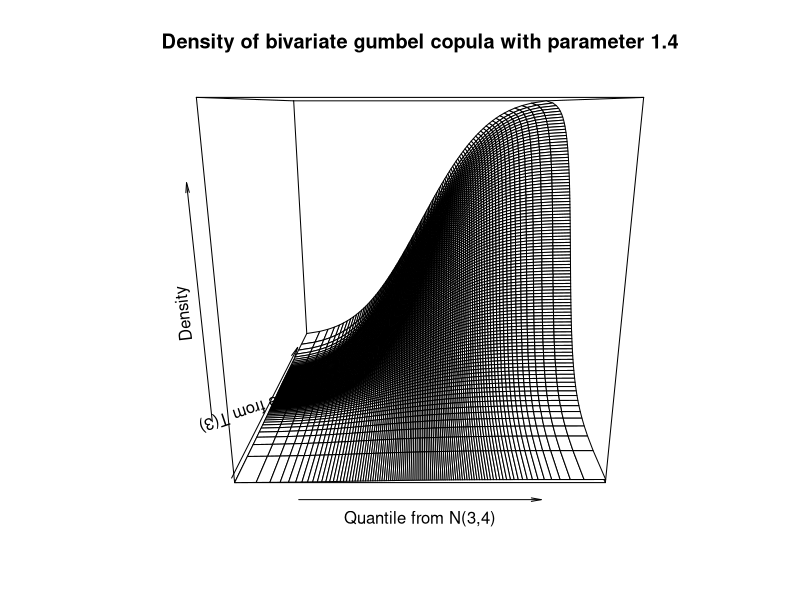
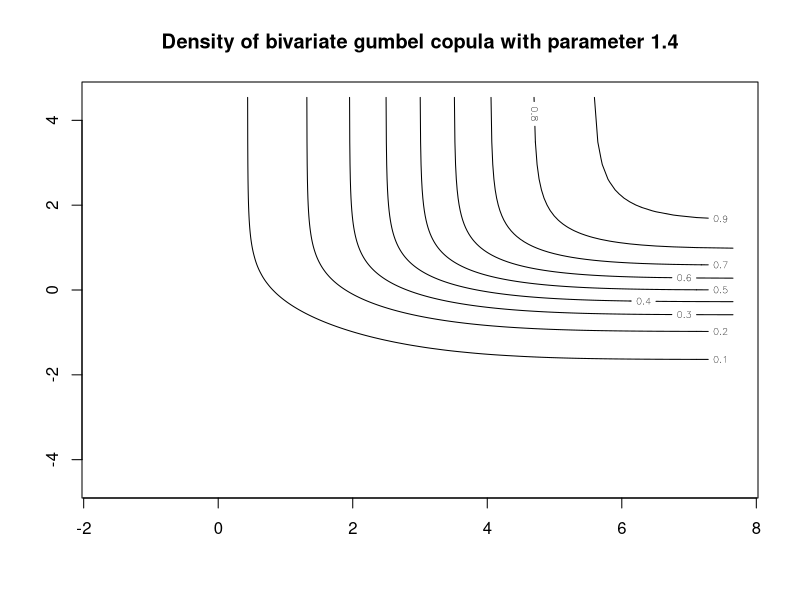
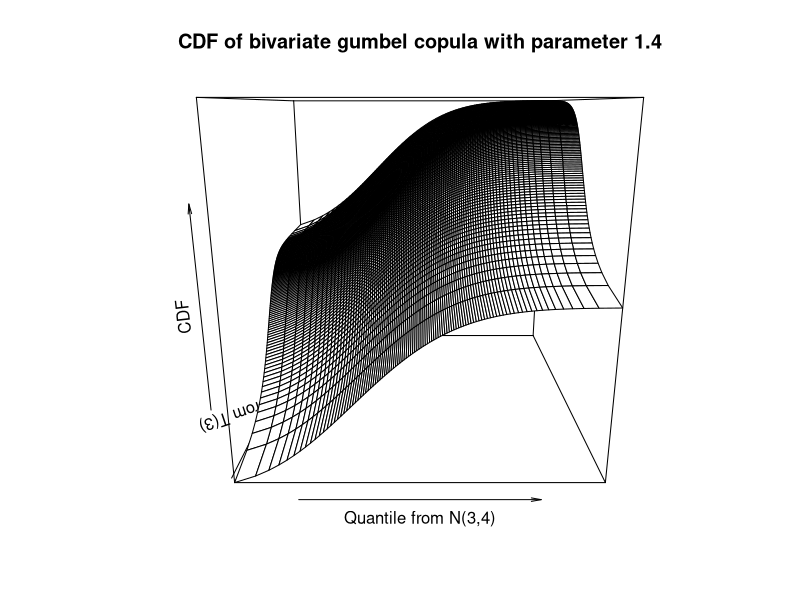
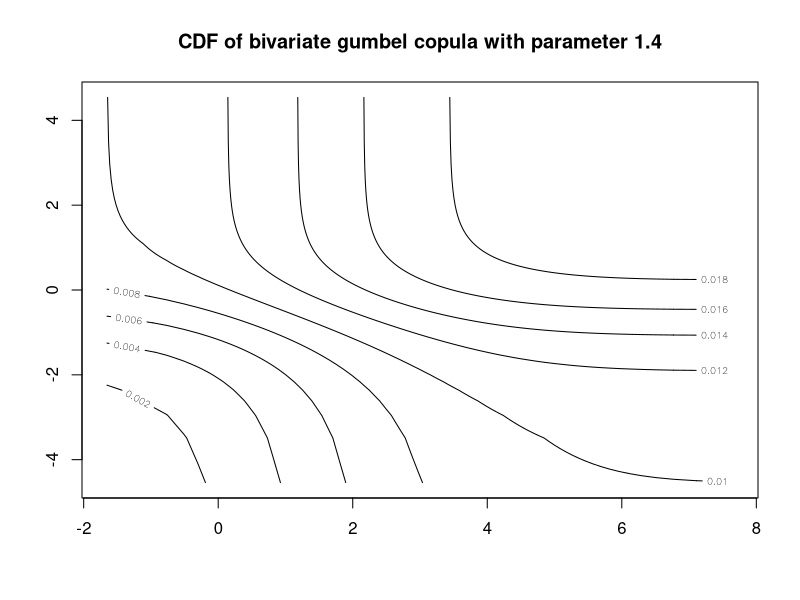

Write R code to recreate these figures, in order.
contGumbel <- function(theta, mu, sig, df) {
	copula <- function(u, v) {
		y = exp(-((-log(u))^theta + (-log(v))^theta)^(1/theta));
		return (y);
	}
	n = 100;
	X = seq(1/n, 1 - 1/n, length.out = n);
	Y = X;
	Z = numeric();
	for (i in 1:n) {
		for (j in 1:n) {
			Z = c(Z, copula(X[i], Y[j]));
		}
	}

	X = qnorm(X, mean = mu, sd = sig);
	Y = qt(Y, df = df);
	# print(X); print(Y); print(Z);
	Z = matrix(Z, nrow = n, ncol = n, byrow = TRUE);
	persp(X, Y, Z, xlab = "Quantile from N(3,4)", ylab = "Quantile from T(3)", zlab = "Density",
	 main = "Density of bivariate gumbel copula with parameter 1.4");
	dev.copy(png, "plots/plot_q2_1.png"); dev.off ();
	contour(X, Y, Z, main = "Density of bivariate gumbel copula with parameter 1.4");
	dev.copy(png, "plots/plot_q2_2.png"); dev.off ();

	for (i in 2:n) {
		for (j in 2:n) {
			Z[i, j] = Z[i-1, j] + Z[i, j-1] - Z[i-1, j-1];
		}
	}
	persp(X, Y, Z, xlab = "Quantile from N(3,4)", ylab = "Quantile from T(3)", zlab = "CDF",
	 main = "CDF of bivariate gumbel copula with parameter 1.4");
	dev.copy(png, "plots/plot_q2_3.png"); dev.off ();
	contour(X, Y, Z, main = "CDF of bivariate gumbel copula with parameter 1.4");
	dev.copy(png, "plots/plot_q2_4.png"); dev.off ();
}


theta = 1.4;
mu = 3;
sig = 2;
df = 3;
contGumbel(theta, mu, sig, df);